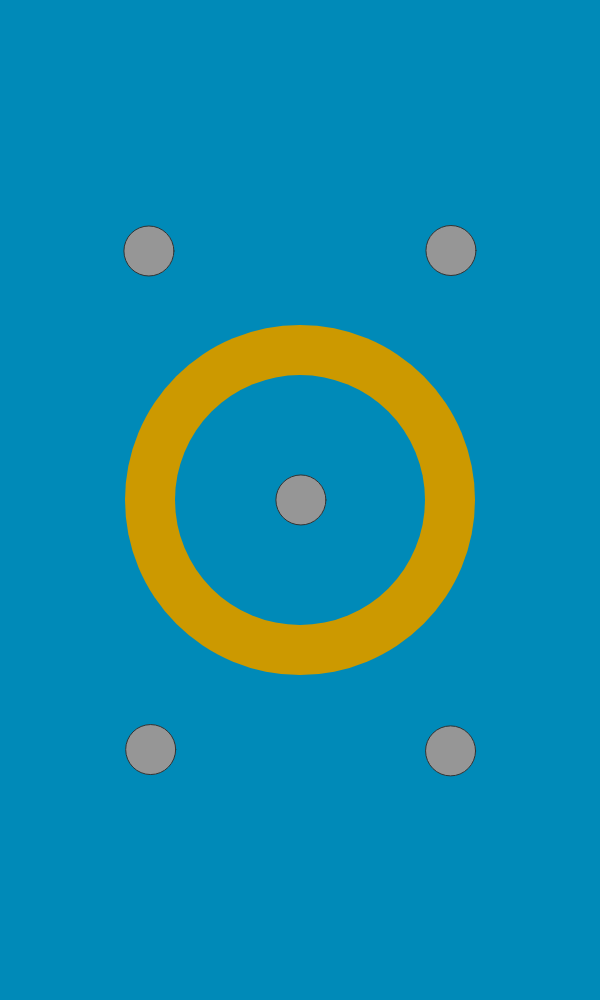
Frame 1 (no input)
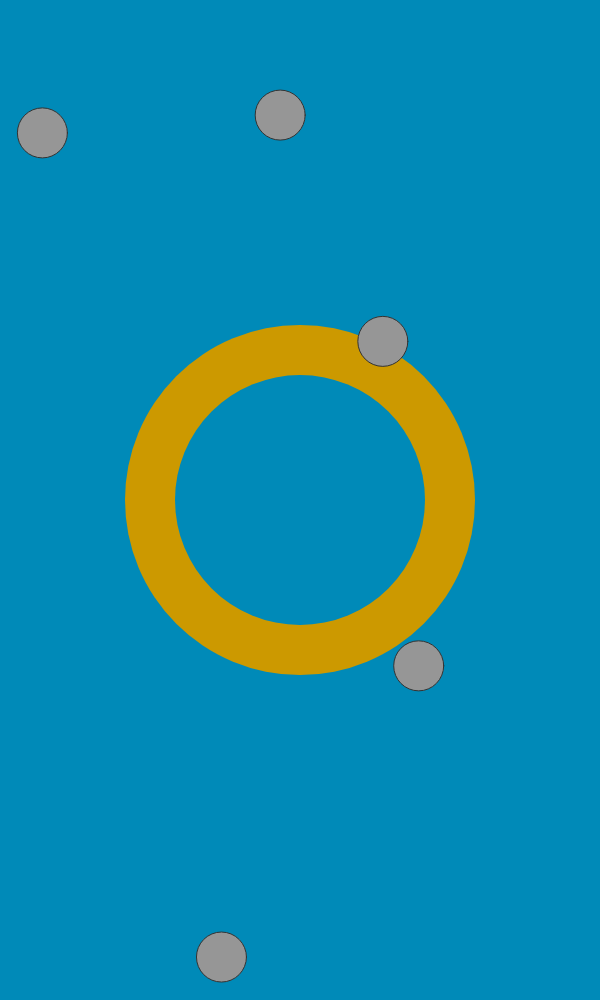
Frame 60 (no input)
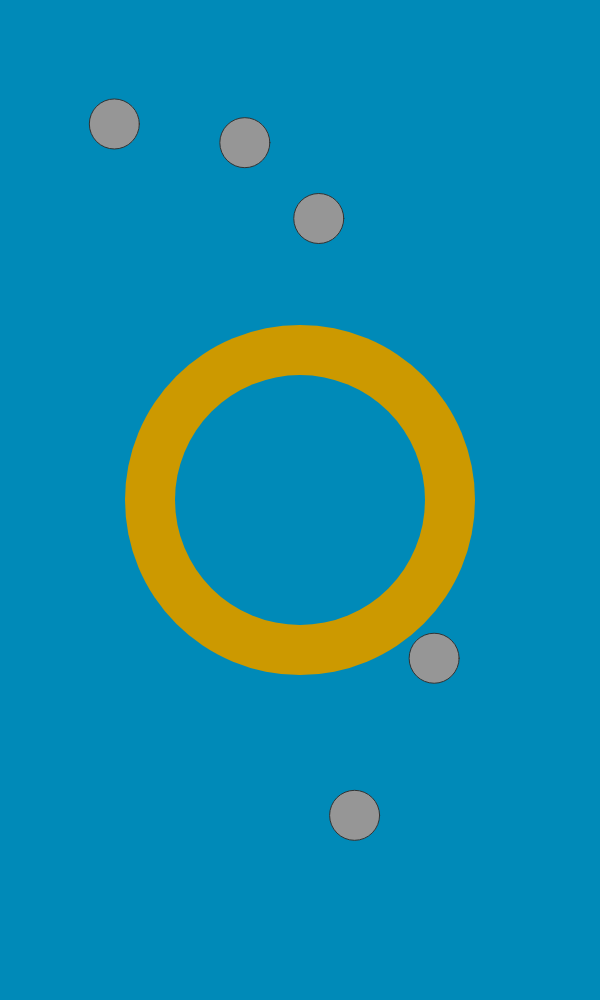
Frame 120 (the mouse pressed at the canvas centre since frame 60)

The p5.js sketch that drew these frames (run headless with seeded random() and noise() and a simulated clock; from frame 60 on, the mouse is pressed at the canvas centre):

// p5.js sketch
// ── sketch.js
//Framerate
const framerate = 60;

//Shape enumeration
const bubble = 0;
const bubblelist = 1;

//Zooming vars
var zoomed = false;
var zoomedIndex = -1;
var canClick = true;

//The list of floaters being animated
var floaterList = [];

//Bubble vars
const defaultDiameter = 50;
const defaultSize = 14;

function mouseHitCircle(mousex, mousey, centerx, centery, diameter) {
	return (diameter/2) > Math.sqrt((centerx - mousex)*(centerx - mousex) + (centery - mousey)*(centery - mousey));
}

//Bubble object
function Bubble(x, y) {
	this.x = x;
	this.y = y
	this.xSpeed = 10*Math.random();
	if (Math.random() < .5) {
		this.xSpeed = this.xSpeed * -2;
	}
	this.ySpeed = 10*Math.random();
	if (Math.random() < .5) {
		this.ySpeed = this.ySpeed * -1;
	}
	this.xAccel = 5*Math.random();
	if (Math.random() < .5) {
		this.xAccel = this.xAccel * -1;
	}
	this.yAccel = 5*Math.random();
	if (Math.random() < .5) {
		this.yAccel = this.yAccel * -1;
	}
	if (width > height) {
		this.maxRadius = height * .25;
	} else {
		this.maxRadius = width * .25;
	}
	//State enumeration
	this.standard = 0;
	this.zooming = 1;
	this.zoomed = 2;
	this.unzoom = 3;
	//zooming vars
	this.state = this.standard;
	this.oX = -1;
	this.oY = -1;
	this.progress = -1;
	this.diameter = defaultDiameter;
	//Methods
	this.update = function() {
		if (this.state == this.standard) {
			//Every frame, move and update speed
			this.x = (this.xSpeed / 10.0) + this.x;
			this.y = (this.ySpeed / 10.0) + this.y;
			this.xSpeed = this.xAccel + this.xSpeed;
			this.ySpeed = this.yAccel + this.ySpeed;
			//6 times every second, update Accel
			if (frameCount % framerate % 10 == 0) {
				if (Math.sqrt(this.xSpeed*this.xSpeed + this.ySpeed*this.ySpeed) < 50.0) {
					this.yAccel = Math.random();
					if (Math.random() < .5) {
						this.yAccel = this.yAccel*-1;
					}
					this.xAccel = Math.random();
					if (Math.random() < .5) {
						this.xAccel = this.xAccel*-1;
					}
				//Emergency breaks
				} else {
					if (this.xSpeed > 0) {
						this.xSpeed = this.xSpeed - 1;
					} else {
						this.xSpeed = this.xSpeed + 1;
					}
					if (this.ySpeed > 0) {
						this.ySpeed = this.ySpeed - 1;
					} else {
						this.ySpeed = this.ySpeed + 1;
					}
				}
			}
			//Bounce off walls
			if (this.x < (this.diameter / 2)) this.xSpeed = this.xSpeed * -1;
			else if (this.x > (width - this.diameter / 2)) this.xSpeed = this.xSpeed * -1;
			if (this.y < (this.diameter / 2)) this.ySpeed = this.ySpeed * -1;
			else if (this.y > (height - this.diameter / 2)) this.ySpeed = this.ySpeed * -1;
		} else if (this.state == this.zooming) {
			this.progress++;
			this.diameter = defaultDiameter + (this.maxRadius*2*(this.progress/framerate));
			this.x = this.oX + ((width/2)-this.oX)*2*(this.progress/framerate);
			this.y = this.oY + ((height/2)-this.oY)*2*(this.progress/framerate);
			if (this.progress == framerate/2) this.state = this.zoomed;
		} else if (this.state == this.unzoom) {
			this.progress--;
			this.diameter = defaultDiameter + (this.maxRadius*2*(this.progress/framerate));
			this.x = this.oX + ((width/2)-this.oX)*2*(this.progress/framerate);
			this.y = this.oY + ((height/2)-this.oY)*2*(this.progress/framerate);
			if (this.progress == 0) {
				this.state = this.standard;
				this.progress = -1;
			}
		}
	}
	this.draw = function() {
		this.update();
		fill(150,150,150);
		ellipse(this.x,this.y,this.diameter,this.diameter);
	}
	this.shape = function() {
		return bubble;
	}
	this.mouseHit = function(mousex, mousey) {
		return mouseHitCircle(mousex, mousey, this.x, this.y, this.diameter);
	}
	this.zoom = function() { 
		if (this.state == this.standard) {
			this.progress = 0;
			this.state = this.zooming;
			this.oX = this.x;
			this.oY = this.y;
			return true;
		} else if (this.state == this.zoomed) {
			this.progress = framerate/2;
			this.state = this.unzoom;
			return true;
		} else if (this.state == this.zooming) {
			this.state = this.unzoom;
			return true;
		} else {
			//do nothing?
			//this.state = this.zooming;
			return false;
		}
	}
}

//Click detection
function detectClick() {
	if (mouseIsPressed && (mouseButton == LEFT) && canClick) {
		canClick = false;
		//For each shape
		if (zoomed && floaterList[zoomedIndex].mouseHit(mouseX, mouseY)) {
			return;
		} else {
			for (var i = 0; i < floaterList.length; i++) {
				var current = floaterList[i];
				//If the click is registered
				if (current.mouseHit(mouseX, mouseY)) {
					//If no shape is zoomed or if unzooming
					if (!zoomed) {
						zoomed = true;
						zoomedIndex = i;
						current.zoom();
						break;
					} else {
						if (current.zoom()) {
							floaterList[zoomedIndex].zoom()
							zoomedIndex = i;
						}
						break;
					}
				}
			}
		}
	} else if (!mouseIsPressed || !(mouseButton == LEFT)) {
		canClick = true;
	}
}

//Click detection
function detectClick2() {
	if (mouseIsPressed && (mouseButton == LEFT) && canClick) {
		canClick = false;
		//For each shape
		for (var i = 0; i < floaterList.length; i++) {
			var current = floaterList[i];
			//If the click is registered
			if (i == zoomedIndex);
			else if (current.mouseHit(mouseX, mouseY)) {
				//If no shape is zoomed or if unzooming
				if (!zoomed) {
					zoomed = true;
					zoomedIndex = i;
					current.zoom();
					break;
				} else {
					if (current.zoom()) {
						floaterList[zoomedIndex].zoom()
						zoomedIndex = i;
					}
					break;
				}
			}
		}
	} else if (!mouseIsPressed || !(mouseButton == LEFT)) {
		canClick = true;
	}
}

function drawFloatsAndUpdate() {
	if (zoomedIndex != -1) floaterList[zoomedIndex].draw();
	for (var i = 0; i < floaterList.length; i++) {
		if (!zoomed || i != zoomedIndex) {
			var current = floaterList[i];
			current.draw();
		}
	}
}

function addBubble(data, x, y) {
	floaterList.push(new Bubble(data, x, y));
}

function setup() {
  createCanvas(windowWidth/2, windowHeight);
  frameRate(framerate);
  addBubble(width/2, height/2);
  addBubble(width/4, height/4);
  addBubble(3*width/4, height/4);
  addBubble(3*width/4, 3*height/4);
  addBubble(width/4, 3*height/4);
  loop();
}

function draw() {
	detectClick2();
	background (0, 138, 184);
	noStroke();
	fill(204,153,0);
	ellipse(width/2,height/2,350,350)
	fill(0,138,184);
	ellipse(width/2,height/2,250,250);
	stroke(51);
	drawFloatsAndUpdate();
}
// ── interface.js
//UI Functions

//unzooms all objects, resets scores to 0
function reset() {
	pause = false;
	if (zoomedIndex > -1) {
		floaterList[zoomedIndex].zoom();
		start = false;
		zoomed = false;
		zoomedIndex = -1;
	}
	score = 0; 
}

//returns the current score
function getScore() {
	return score;
}

//freezes the scene
function pause() {
	paused = true;
}

//unfreezes the scene
function unpause() {
	paused = false;
}

//set a value at which the scene will reset, returns current score.
function setMaxScore(max) {
	maxScore = max;
}
